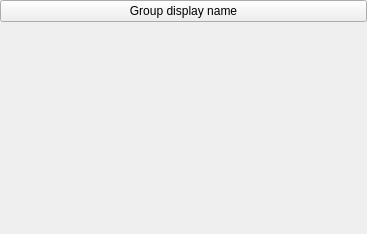
<?xml version="1.0" encoding="UTF-8"?>
<ui version="4.0">
 <class>InspectorGroup</class>
 <widget class="QWidget" name="InspectorGroup">
  <property name="geometry">
   <rect>
    <x>0</x>
    <y>0</y>
    <width>367</width>
    <height>234</height>
   </rect>
  </property>
  <layout class="QVBoxLayout" name="verticalLayout_3">
   <property name="spacing">
    <number>0</number>
   </property>
   <property name="leftMargin">
    <number>0</number>
   </property>
   <property name="topMargin">
    <number>0</number>
   </property>
   <property name="rightMargin">
    <number>0</number>
   </property>
   <property name="bottomMargin">
    <number>0</number>
   </property>
   <item>
    <widget class="QWidget" name="widget" native="true">
     <property name="sizePolicy">
      <sizepolicy hsizetype="Preferred" vsizetype="Fixed">
       <horstretch>0</horstretch>
       <verstretch>0</verstretch>
      </sizepolicy>
     </property>
     <layout class="QVBoxLayout" name="verticalLayout">
      <property name="spacing">
       <number>0</number>
      </property>
      <property name="leftMargin">
       <number>0</number>
      </property>
      <property name="topMargin">
       <number>0</number>
      </property>
      <property name="rightMargin">
       <number>0</number>
      </property>
      <property name="bottomMargin">
       <number>0</number>
      </property>
      <item>
       <widget class="QPushButton" name="expandButton">
        <property name="text">
         <string>Group display name</string>
        </property>
       </widget>
      </item>
     </layout>
    </widget>
   </item>
   <item>
    <widget class="QWidget" name="containerWidget" native="true">
     <layout class="QVBoxLayout" name="verticalLayout_2">
      <property name="spacing">
       <number>0</number>
      </property>
      <property name="leftMargin">
       <number>0</number>
      </property>
      <property name="topMargin">
       <number>0</number>
      </property>
      <property name="rightMargin">
       <number>0</number>
      </property>
      <property name="bottomMargin">
       <number>0</number>
      </property>
     </layout>
    </widget>
   </item>
  </layout>
 </widget>
 <resources/>
 <connections/>
</ui>
